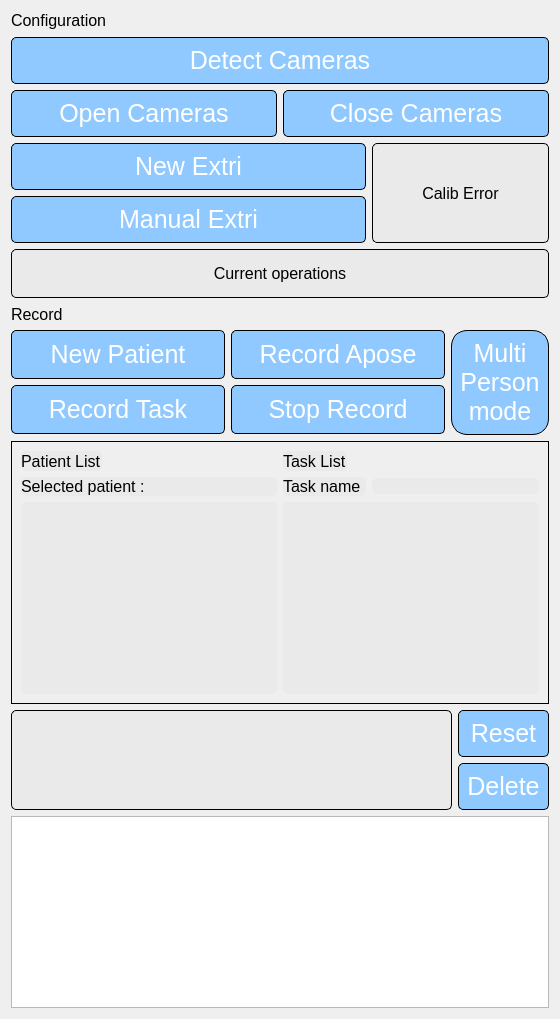
      <widget class="QWidget" name="tab_4">
       <attribute name="title">
        <string>Camera Operation</string>
       </attribute>
       <layout class="QVBoxLayout" name="verticalLayout_20">
        <item>
         <layout class="QVBoxLayout" name="verticalLayout_6">
          <item>
           <layout class="QHBoxLayout" name="horizontalLayout_10">
            <item>
             <widget class="QLabel" name="label_configuration">
              <property name="sizePolicy">
               <sizepolicy hsizetype="Preferred" vsizetype="Fixed">
                <horstretch>0</horstretch>
                <verstretch>0</verstretch>
               </sizepolicy>
              </property>
              <property name="styleSheet">
               <string notr="true">QLabel {
	font-size: 16px;
}</string>
              </property>
              <property name="text">
               <string>Configuration</string>
              </property>
             </widget>
            </item>
            <item>
             <spacer name="horizontalSpacer">
              <property name="orientation">
               <enum>Qt::Horizontal</enum>
              </property>
              <property name="sizeType">
               <enum>QSizePolicy::Expanding</enum>
              </property>
              <property name="sizeHint" stdset="0">
               <size>
                <width>388</width>
                <height>20</height>
               </size>
              </property>
             </spacer>
            </item>
           </layout>
          </item>
          <item>
           <layout class="QVBoxLayout" name="verticalLayout_5">
            <item>
             <widget class="QPushButton" name="btn_config">
              <property name="sizePolicy">
               <sizepolicy hsizetype="Minimum" vsizetype="Fixed">
                <horstretch>0</horstretch>
                <verstretch>0</verstretch>
               </sizepolicy>
              </property>
              <property name="styleSheet">
               <string notr="true">QPushButton:enabled {
    background-color: rgb(143, 201, 255);
    color: white;
    font-size: 25px;
    border: 1px solid black;
    border-radius: 5px;
	padding: 8px;
}

QPushButton:hover {
    background-color: rgb(82, 83, 100);  
}

QPushButton:pressed {
    background-color: rgb(82, 83, 100);  
}</string>
              </property>
              <property name="text">
               <string>Detect Cameras</string>
              </property>
             </widget>
            </item>
            <item>
             <layout class="QHBoxLayout" name="horizontalLayout_16">
              <item>
               <widget class="QPushButton" name="btnOpenCamera">
                <property name="sizePolicy">
                 <sizepolicy hsizetype="Minimum" vsizetype="Fixed">
                  <horstretch>0</horstretch>
                  <verstretch>0</verstretch>
                 </sizepolicy>
                </property>
                <property name="styleSheet">
                 <string notr="true">QPushButton:enabled {
    background-color: rgb(143, 201, 255);
    color: white;
    font-size: 25px;
    border: 1px solid black;
    border-radius: 5px;
	padding: 8px;
}

QPushButton:hover {
    background-color: rgb(82, 83, 100);  
}

QPushButton:pressed {
    background-color: rgb(82, 83, 100);  
}</string>
                </property>
                <property name="text">
                 <string>Open Cameras</string>
                </property>
               </widget>
              </item>
              <item>
               <widget class="QPushButton" name="btnCloseCamera">
                <property name="sizePolicy">
                 <sizepolicy hsizetype="Minimum" vsizetype="Fixed">
                  <horstretch>0</horstretch>
                  <verstretch>0</verstretch>
                 </sizepolicy>
                </property>
                <property name="styleSheet">
                 <string notr="true">QPushButton:enabled {
    background-color: rgb(143, 201, 255);
    color: white;
    font-size: 25px;
    border: 1px solid black;
    border-radius: 5px;
	padding: 8px;
}

QPushButton:hover {
    background-color: rgb(82, 83, 100);  
}

QPushButton:pressed {
    background-color: rgb(82, 83, 100);  
}</string>
                </property>
                <property name="text">
                 <string>Close Cameras</string>
                </property>
               </widget>
              </item>
             </layout>
            </item>
            <item>
             <layout class="QHBoxLayout" name="horizontalLayout_9" stretch="2,1">
              <item>
               <layout class="QVBoxLayout" name="verticalLayout_4">
                <item>
                 <widget class="QPushButton" name="btn_extrinsic_record">
                  <property name="sizePolicy">
                   <sizepolicy hsizetype="Minimum" vsizetype="Fixed">
                    <horstretch>0</horstretch>
                    <verstretch>0</verstretch>
                   </sizepolicy>
                  </property>
                  <property name="styleSheet">
                   <string notr="true">QPushButton:enabled {
    background-color: rgb(143, 201, 255);
    color: white;
    font-size: 25px;
    border: 1px solid black;
    border-radius: 5px;
	padding: 8px;
}

QPushButton:hover {
    background-color: rgb(82, 83, 100);  
}

QPushButton:pressed {
    background-color: rgb(82, 83, 100);  
}</string>
                  </property>
                  <property name="text">
                   <string>New Extri</string>
                  </property>
                 </widget>
                </item>
                <item>
                 <widget class="QPushButton" name="btn_extrinsic_manual_calculate">
                  <property name="sizePolicy">
                   <sizepolicy hsizetype="Minimum" vsizetype="Fixed">
                    <horstretch>0</horstretch>
                    <verstretch>0</verstretch>
                   </sizepolicy>
                  </property>
                  <property name="styleSheet">
                   <string notr="true">QPushButton:enabled {
    background-color: rgb(143, 201, 255);
    color: white;
    font-size: 25px;
    border: 1px solid black;
    border-radius: 5px;
	padding: 8px;
}

QPushButton:hover {
    background-color: rgb(82, 83, 100);  
}

QPushButton:pressed {
    background-color: rgb(82, 83, 100);  
}</string>
                  </property>
                  <property name="text">
                   <string>Manual Extri</string>
                  </property>
                 </widget>
                </item>
               </layout>
              </item>
              <item>
               <widget class="QLabel" name="err_calib_extri">
                <property name="sizePolicy">
                 <sizepolicy hsizetype="Minimum" vsizetype="Preferred">
                  <horstretch>0</horstretch>
                  <verstretch>0</verstretch>
                 </sizepolicy>
                </property>
                <property name="styleSheet">
                 <string notr="true">QLabel {
	background-color : rgb(234, 234, 234);
	color: black;
	font-size: 16px;
	border: 1px solid black;
	border-radius: 5px;
}</string>
                </property>
                <property name="text">
                 <string>Calib Error</string>
                </property>
                <property name="alignment">
                 <set>Qt::AlignCenter</set>
                </property>
               </widget>
              </item>
             </layout>
            </item>
           </layout>
          </item>
          <item>
           <widget class="QLabel" name="label_log">
            <property name="sizePolicy">
             <sizepolicy hsizetype="Expanding" vsizetype="Fixed">
              <horstretch>0</horstretch>
              <verstretch>0</verstretch>
             </sizepolicy>
            </property>
            <property name="minimumSize">
             <size>
              <width>0</width>
              <height>49</height>
             </size>
            </property>
            <property name="styleSheet">
             <string notr="true">QLabel {
	background-color : rgb(234, 234, 234);
	font-size: 16px;
	border: 1px solid black;
	border-radius: 5px;
}</string>
            </property>
            <property name="text">
             <string>Current operations</string>
            </property>
            <property name="alignment">
             <set>Qt::AlignCenter</set>
            </property>
           </widget>
          </item>
         </layout>
        </item>
        <item>
         <layout class="QHBoxLayout" name="horizontalLayout_11">
          <item>
           <widget class="QLabel" name="label_record">
            <property name="sizePolicy">
             <sizepolicy hsizetype="Preferred" vsizetype="Preferred">
              <horstretch>0</horstretch>
              <verstretch>0</verstretch>
             </sizepolicy>
            </property>
            <property name="maximumSize">
             <size>
              <width>16777215</width>
              <height>20</height>
             </size>
            </property>
            <property name="styleSheet">
             <string notr="true">QLabel {
	font-size: 16px;
}</string>
            </property>
            <property name="text">
             <string>Record</string>
            </property>
            <property name="alignment">
             <set>Qt::AlignLeading|Qt::AlignLeft|Qt::AlignVCenter</set>
            </property>
           </widget>
          </item>
          <item>
           <spacer name="horizontalSpacer_2">
            <property name="orientation">
             <enum>Qt::Horizontal</enum>
            </property>
            <property name="sizeType">
             <enum>QSizePolicy::Expanding</enum>
            </property>
            <property name="sizeHint" stdset="0">
             <size>
              <width>388</width>
              <height>20</height>
             </size>
            </property>
           </spacer>
          </item>
         </layout>
        </item>
        <item>
         <layout class="QHBoxLayout" name="horizontalLayout_15" stretch="5,1">
          <item>
           <layout class="QVBoxLayout" name="verticalLayout_19">
            <item>
             <layout class="QHBoxLayout" name="horizontalLayout_22">
              <item>
               <widget class="QPushButton" name="btn_new_patient">
                <property name="sizePolicy">
                 <sizepolicy hsizetype="Expanding" vsizetype="Fixed">
                  <horstretch>0</horstretch>
                  <verstretch>0</verstretch>
                 </sizepolicy>
                </property>
                <property name="minimumSize">
                 <size>
                  <width>0</width>
                  <height>49</height>
                 </size>
                </property>
                <property name="maximumSize">
                 <size>
                  <width>16777215</width>
                  <height>49</height>
                 </size>
                </property>
                <property name="styleSheet">
                 <string notr="true">QPushButton:enabled {
    background-color: rgb(143, 201, 255);
    color: white;
    font-size: 25px;
    border: 1px solid black;
    border-radius: 5px;
	padding: 8px;
}

QPushButton:hover {
    background-color: rgb(82, 83, 100);  
}

QPushButton:pressed {
    background-color: rgb(82, 83, 100);  
}</string>
                </property>
                <property name="text">
                 <string>New Patient</string>
                </property>
               </widget>
              </item>
              <item>
               <widget class="QPushButton" name="btn_Apose_record">
                <property name="sizePolicy">
                 <sizepolicy hsizetype="Expanding" vsizetype="Fixed">
                  <horstretch>0</horstretch>
                  <verstretch>0</verstretch>
                 </sizepolicy>
                </property>
                <property name="minimumSize">
                 <size>
                  <width>0</width>
                  <height>49</height>
                 </size>
                </property>
                <property name="maximumSize">
                 <size>
                  <width>16777215</width>
                  <height>49</height>
                 </size>
                </property>
                <property name="styleSheet">
                 <string notr="true">QPushButton:enabled {
    background-color: rgb(143, 201, 255);
    color: white;
    font-size: 25px;
    border: 1px solid black;
    border-radius: 5px;
	padding: 8px;
}

QPushButton:hover {
    background-color: rgb(82, 83, 100);  
}

QPushButton:pressed {
    background-color: rgb(82, 83, 100);  
}</string>
                </property>
                <property name="text">
                 <string>Record Apose</string>
                </property>
               </widget>
              </item>
             </layout>
            </item>
            <item>
             <layout class="QHBoxLayout" name="horizontalLayout_23">
              <item>
               <widget class="QPushButton" name="btnStartRecording">
                <property name="sizePolicy">
                 <sizepolicy hsizetype="Minimum" vsizetype="Fixed">
                  <horstretch>0</horstretch>
                  <verstretch>0</verstretch>
                 </sizepolicy>
                </property>
                <property name="minimumSize">
                 <size>
                  <width>0</width>
                  <height>49</height>
                 </size>
                </property>
                <property name="maximumSize">
                 <size>
                  <width>16777215</width>
                  <height>49</height>
                 </size>
                </property>
                <property name="styleSheet">
                 <string notr="true">QPushButton:enabled {
    background-color: rgb(143, 201, 255);
    color: white;
    font-size: 25px;
    border: 1px solid black;
    border-radius: 5px;
	padding: 8px;
}

QPushButton:hover {
    background-color: rgb(82, 83, 100);  
}

QPushButton:pressed {
    background-color: rgb(82, 83, 100);  
}</string>
                </property>
                <property name="text">
                 <string>Record Task</string>
                </property>
               </widget>
              </item>
              <item>
               <widget class="QPushButton" name="btnStopRecording">
                <property name="sizePolicy">
                 <sizepolicy hsizetype="Minimum" vsizetype="Fixed">
                  <horstretch>0</horstretch>
                  <verstretch>0</verstretch>
                 </sizepolicy>
                </property>
                <property name="minimumSize">
                 <size>
                  <width>0</width>
                  <height>49</height>
                 </size>
                </property>
                <property name="maximumSize">
                 <size>
                  <width>16777215</width>
                  <height>49</height>
                 </size>
                </property>
                <property name="styleSheet">
                 <string notr="true">QPushButton:enabled {
    background-color: rgb(143, 201, 255);
    color: white;
    font-size: 25px;
    border: 1px solid black;
    border-radius: 5px;
	padding: 8px;
}

QPushButton:hover {
    background-color: rgb(82, 83, 100);  
}

QPushButton:pressed {
    background-color: rgb(82, 83, 100);  
}</string>
                </property>
                <property name="text">
                 <string>Stop Record</string>
                </property>
               </widget>
              </item>
             </layout>
            </item>
           </layout>
          </item>
          <item>
           <widget class="QPushButton" name="btn_multi_person">
            <property name="sizePolicy">
             <sizepolicy hsizetype="Minimum" vsizetype="Minimum">
              <horstretch>0</horstretch>
              <verstretch>0</verstretch>
             </sizepolicy>
            </property>
            <property name="styleSheet">
             <string notr="true">QPushButton:enabled {
    background-color: rgb(143, 201, 255);
    color: white;
    font-size: 25px;
    border: 1px solid black;
    border-radius: 16px;
	padding: 8px;
}

QPushButton:hover {
    background-color: rgb(82, 83, 100);  
}

QPushButton:pressed {
    background-color: rgb(82, 83, 100);  
}</string>
            </property>
            <property name="text">
             <string>Multi
Person
mode</string>
            </property>
           </widget>
          </item>
         </layout>
        </item>
        <item>
         <widget class="QGroupBox" name="groupBox">
          <property name="styleSheet">
           <string notr="true">QGroupBox {
	border: 1px solid black;
}</string>
          </property>
          <property name="title">
           <string/>
          </property>
          <layout class="QHBoxLayout" name="horizontalLayout_14" stretch="1,2">
           <item>
            <layout class="QVBoxLayout" name="verticalLayout_10">
             <item>
              <layout class="QHBoxLayout" name="horizontalLayout_13">
               <item>
                <widget class="QLabel" name="label_patient_list">
                 <property name="styleSheet">
                  <string notr="true">QLabel {
 	background-color:  rgb(234, 234, 234);
	font-size: 16px;
	border-radius: 5px;
}</string>
                 </property>
                 <property name="text">
                  <string>Patient List</string>
                 </property>
                 <property name="alignment">
                  <set>Qt::AlignLeading|Qt::AlignLeft|Qt::AlignVCenter</set>
                 </property>
                </widget>
               </item>
               <item>
                <spacer name="horizontalSpacer_3">
                 <property name="orientation">
                  <enum>Qt::Horizontal</enum>
                 </property>
                 <property name="sizeHint" stdset="0">
                  <size>
                   <width>40</width>
                   <height>20</height>
                  </size>
                 </property>
                </spacer>
               </item>
              </layout>
             </item>
             <item>
              <layout class="QVBoxLayout" name="verticalLayout_3">
               <item>
                <widget class="QLabel" name="label_selected_patient">
                 <property name="sizePolicy">
                  <sizepolicy hsizetype="Expanding" vsizetype="Fixed">
                   <horstretch>0</horstretch>
                   <verstretch>0</verstretch>
                  </sizepolicy>
                 </property>
                 <property name="styleSheet">
                  <string notr="true">QLabel {
	background-color: rgb(234, 234, 234);
	font-size: 16px;
	border-radius: 5px;
}</string>
                 </property>
                 <property name="text">
                  <string>Selected patient : </string>
                 </property>
                </widget>
               </item>
               <item>
                <widget class="QListWidget" name="list_widget_patient_id_record">
                 <property name="sizePolicy">
                  <sizepolicy hsizetype="Minimum" vsizetype="Expanding">
                   <horstretch>0</horstretch>
                   <verstretch>0</verstretch>
                  </sizepolicy>
                 </property>
                 <property name="styleSheet">
                  <string notr="true">QListWidget {
	background-color: rgb(234, 234, 234);
	border-radius: 5px;
}</string>
                 </property>
                </widget>
               </item>
              </layout>
             </item>
            </layout>
           </item>
           <item>
            <layout class="QVBoxLayout" name="verticalLayout_9">
             <item>
              <layout class="QHBoxLayout" name="horizontalLayout_12">
               <item>
                <widget class="QLabel" name="label_task_list">
                 <property name="styleSheet">
                  <string notr="true">QLabel {
	background-color: rgb(234, 234, 234);
	font-size: 16px;
	border-radius: 5px;
}</string>
                 </property>
                 <property name="text">
                  <string>Task List</string>
                 </property>
                 <property name="alignment">
                  <set>Qt::AlignLeading|Qt::AlignLeft|Qt::AlignVCenter</set>
                 </property>
                </widget>
               </item>
               <item>
                <spacer name="horizontalSpacer_4">
                 <property name="orientation">
                  <enum>Qt::Horizontal</enum>
                 </property>
                 <property name="sizeHint" stdset="0">
                  <size>
                   <width>40</width>
                   <height>20</height>
                  </size>
                 </property>
                </spacer>
               </item>
              </layout>
             </item>
             <item>
              <layout class="QVBoxLayout" name="verticalLayout_11">
               <item>
                <layout class="QHBoxLayout" name="horizontalLayout_5" stretch="1,2">
                 <item>
                  <widget class="QLabel" name="label_enter_task_name">
                   <property name="sizePolicy">
                    <sizepolicy hsizetype="Expanding" vsizetype="Fixed">
                     <horstretch>0</horstretch>
                     <verstretch>0</verstretch>
                    </sizepolicy>
                   </property>
                   <property name="styleSheet">
                    <string notr="true">QLabel {
	background-color: rgb(234, 234, 234);
	font-size: 16px;
	border-radius: 5px;
}</string>
                   </property>
                   <property name="text">
                    <string>Task name</string>
                   </property>
                  </widget>
                 </item>
                 <item>
                  <widget class="QLineEdit" name="record_enter_task_name">
                   <property name="sizePolicy">
                    <sizepolicy hsizetype="Minimum" vsizetype="Fixed">
                     <horstretch>0</horstretch>
                     <verstretch>0</verstretch>
                    </sizepolicy>
                   </property>
                   <property name="styleSheet">
                    <string notr="true">QLineEdit {
	background-color: rgb(234, 234, 234);
	border-radius: 5px;
}</string>
                   </property>
                  </widget>
                 </item>
                </layout>
               </item>
               <item>
                <widget class="QListWidget" name="list_widget_patient_task_record">
                 <property name="sizePolicy">
                  <sizepolicy hsizetype="Minimum" vsizetype="Expanding">
                   <horstretch>0</horstretch>
                   <verstretch>0</verstretch>
                  </sizepolicy>
                 </property>
                 <property name="styleSheet">
                  <string notr="true">QListWidget {
	background-color: rgb(234, 234, 234);
	border-radius: 5px;
}</string>
                 </property>
                </widget>
               </item>
              </layout>
             </item>
            </layout>
           </item>
          </layout>
         </widget>
        </item>
        <item>
         <layout class="QVBoxLayout" name="verticalLayout_18">
          <item>
           <layout class="QHBoxLayout" name="horizontalLayout_8">
            <item>
             <widget class="QListWidget" name="list_widget_multi_record_list">
              <property name="sizePolicy">
               <sizepolicy hsizetype="Expanding" vsizetype="Minimum">
                <horstretch>0</horstretch>
                <verstretch>0</verstretch>
               </sizepolicy>
              </property>
              <property name="maximumSize">
               <size>
                <width>900</width>
                <height>100</height>
               </size>
              </property>
              <property name="styleSheet">
               <string notr="true">QListWidget {
	background-color: rgb(234, 234, 234);
	border-radius: 5px;
	border: 1px solid black;
}</string>
              </property>
             </widget>
            </item>
            <item>
             <layout class="QVBoxLayout" name="verticalLayout_12">
              <item>
               <widget class="QPushButton" name="btn_pg1_reset">
                <property name="styleSheet">
                 <string notr="true">QPushButton:enabled {
    background-color: rgb(143, 201, 255);
    color: white;
    font-size: 25px;
    border: 1px solid black;
    border-radius: 5px;
	padding: 8px;
}

QPushButton:hover {
    background-color: rgb(82, 83, 100);  
}

QPushButton:pressed {
    background-color: rgb(82, 83, 100);  
}</string>
                </property>
                <property name="text">
                 <string>Reset</string>
                </property>
               </widget>
              </item>
              <item>
               <widget class="QPushButton" name="btn_multi_subjects_selected_del">
                <property name="styleSheet">
                 <string notr="true">QPushButton:enabled {
    background-color: rgb(143, 201, 255);
    color: white;
    font-size: 25px;
    border: 1px solid black;
    border-radius: 5px;
	padding: 8px;
}

QPushButton:hover {
    background-color: rgb(82, 83, 100);  
}

QPushButton:pressed {
    background-color: rgb(82, 83, 100);  
}</string>
                </property>
                <property name="text">
                 <string>Delete</string>
                </property>
               </widget>
              </item>
             </layout>
            </item>
           </layout>
          </item>
          <item>
           <widget class="QPlainTextEdit" name="logview"/>
          </item>
         </layout>
        </item>
       </layout>
      </widget>
